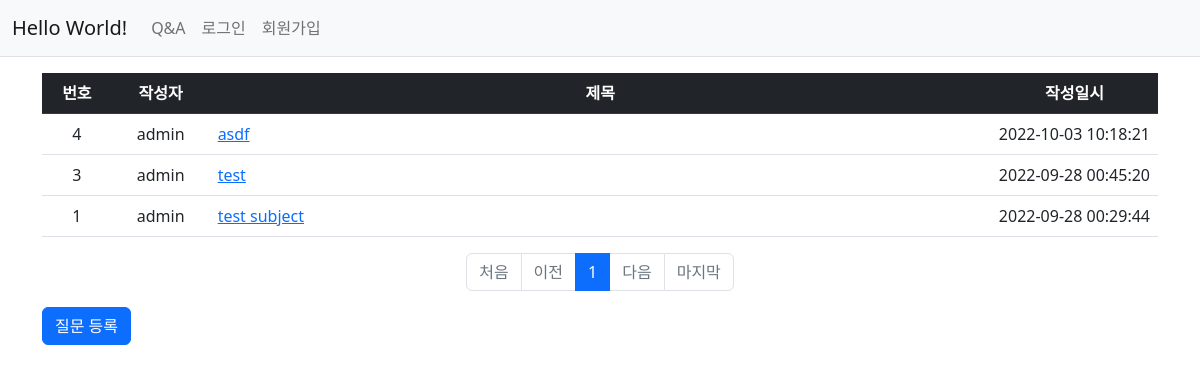
/board_qna/, run on an earlier commit of the app's database.
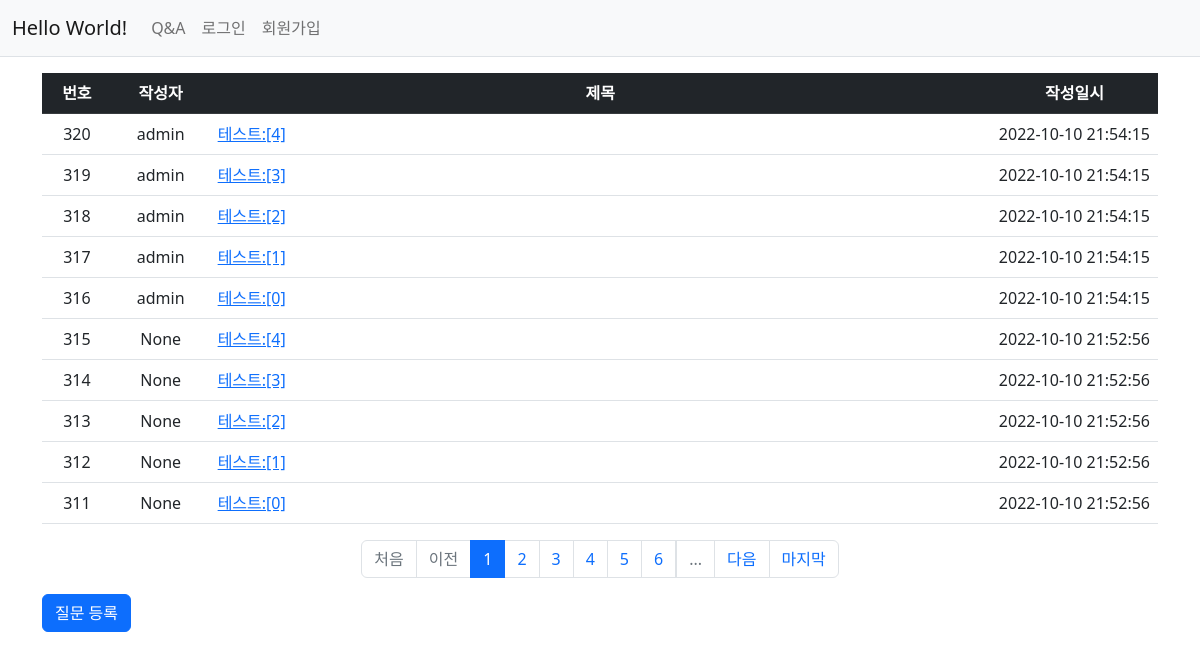
And on a later commit of the database.
### board_qna/models.py (models this page shows, shortened)
class Question(models.Model):
    user = models.ForeignKey(User, on_delete=models.SET_NULL, null=True, related_name='question_user')
    subject = models.CharField(max_length=200)
    content = models.TextField()
    date_create = models.DateTimeField()
    date_modify = models.DateTimeField(null=True, blank=True)  # null is for DB, blank is for validation
    voter = models.ManyToManyField(User, related_name='question_voter')

### board_qna/views/base.py (the view)
# urls.py: path('', base.index, name='index'),  # name parameter is to set name of url variable for template
def index(request):
    page = request.GET.get(key='page', default='1')  # get value of 'page' from HTTP Request
    question_list = Question.objects.order_by('-id')  # order by id desc
    paginator = Paginator(object_list=question_list, per_page=10)  # number of object per page
    page_obj = paginator.get_page(number=page)  # page to return
    total_pages = paginator.num_pages  # get number of total pages
    context = {'question_list': page_obj, 'total_pages': total_pages}  # total_page is for template filter
    return render(request=request, template_name='board_qna/question_list.html', context=context)

### board_qna/templatetags/board_qna_filter.py (called while the page is built)
@register.filter(name='sub')
def sub(value, arg):
    return value - arg

### templates/board_qna/question_list.html (shortened to what this page needs)
{% extends 'base.html' %}
{% load board_qna_filter %}
{% block content %}
<div class="container my-3 text-nowrap">
  <table class="table">
    <thead>
    <tr class="table-dark text-center" >
      <th>번호</th>
      <th>작성자</th>
      <th>제목</th>
      <th>작성일시</th>
    </tr>
    </thead>
    <tbody>
    {% if question_list %}
      {% for question in question_list %}
        <tr>
          <td class="text-center">{{ question.id }}</td>
          <td class="text-center">{{ question.user }}</td>
          <td width="70%">
            <a href="{% url 'board_qna:detail' question.id %}">{{ question.subject }}</a>
          </td>
          <td class="text-center" width="5%">{{ question.date_create|date:'Y-m-d H:i:s' }}</td>
        </tr>
      {% endfor %}
    {% else %}
      <tr>
        <td colspan="3">질문이 없습니다.</td>
      </tr>
    {% endif %}
    </tbody>
  </table>
  <ul class="pagination justify-content-center">
    {% if question_list.has_previous %}
      <li class="page-item">
        <a class="page-link" href="?page={{ question_list. }}">처음</a>
      </li>
    {% else %}
      <li class="page-item disabled">
        <a class="page-link" tabindex="-1" aria-disabled="true" href="#">처음</a>
      </li>
    {% endif %}
    {% if question_list.has_previous %}
      <li class="page-item">
        <a class="page-link" href="?page={{ question_list.previous_page_number }}">이전</a>
      </li>
    {% else %}
      <li class="page-item disabled">
        <a class="page-link" tabindex="-1" aria-disabled="true" href="#">이전</a>
      </li>
    {% endif %}
    {% for page_number in question_list.paginator.page_range %}
      {% if page_number >= question_list.number|add:-5 and page_number <= question_list.number|add:5 %}
        {% if page_number == question_list.number %}
          <li class="page-item active" aria-current="page">
            <a class="page-link" href="?page={{ page_number }}">{{ page_number }}</a>
          </li>
        {% else %}
          <li class="page-item">
            <a class="page-link" href="?page={{ page_number }}">{{ page_number }}</a>
          </li>
        {% endif %}
      {% endif %}
    {% endfor %}
    {% if total_pages|sub:question_list.number > 5 %}
      <li class="page-item page-link disabled">...</li>
    {% endif %}
    {% if question_list.has_next %}
      <li class="page-item">
        <a class="page-link" href="?page={{ question_list.next_page_number }}">다음</a>
      </li>
    {% else %}
      <li class="page-item disabled">
        <a class="page-link" tabindex="-1" aria-disabled="true" href="#">다음</a>
      </li>
    {% endif %}
    {% if question_list.has_next %}
      <li class="page-item">
        <a class="page-link" href="?page={{ total_pages }}">마지막</a>
      </li>
    {% else %}
      <li class="page-item disabled">
        <a class="page-link" tabindex="-1" aria-disabled="true" href="#">마지막</a>
      </li>
    {% endif %}
  </ul>
  <a href="{% url 'board_qna:question_create' %}" class="btn btn-primary">질문 등록</a>
</div>
{% endblock %}

### templates/base.html (shortened to what this page needs)
{% load static %}
<!doctype html>
<html lang="ko">
  <head>
    <link rel="stylesheet" type="text/css" href="{% static 'bootstrap.min.css' %}">
    <link rel="stylesheet" type="text/css" href="{% static 'style.css' %}">
  </head>
  <body>
  {% include "navbar.html" %}
  {% block content %}
  {% endblock %}
  </body>
</html>

### templates/navbar.html (shortened to what this page needs)
<nav class="navbar navbar-expand-lg navbar-light bg-light border-bottom">
  <div class="container-fluid">
    <a class="navbar-brand" href="/">Hello World!</a>
    <div class="collapse navbar-collapse" id="navbarSupportedContent">
      <ul class="navbar-nav me-auto mb-2 mb-lg-0">
        <li class="nav-item">
          <a class="nav-link" href="{% url 'board_qna:index' %}">Q&A</a>
        </li>
        <li class="nav-item">
          {% if user.is_authenticated %}
            <a class="nav-link" href="{% url 'common:logout' %}">로그아웃</a>
          {% else %}
            <a class="nav-link" href="{% url 'common:login' %}">로그인</a>
          {% endif %}
        </li>
        <li class="nav-item">
          {% if not user.is_authenticated %}
            <a class="nav-link" href="{% url 'common:signup' %}">회원가입</a>
          {% else %}
            <a class="nav-link" href="{% url 'common:user_drop' %}">회원탈퇴({{ user.username }})</a>
          {% endif %}
        </li>
      </ul>
    </div>
  </div>
</nav>

What changed in the data, as far as the page shows it:
no longer on this page (row unchanged): Question: id "4", user "admin", subject "asdf", date_create "2022-10-03 10:18:21"
no longer on this page (row unchanged): Question: id "3", user "admin", subject "test", date_create "2022-09-28 00:45:20"
no longer on this page (row unchanged): Question: id "1", user "admin", subject "test subject", date_create "2022-09-28 00:29:44"
added Question: id "320", user "admin", subject "테스트:[4]", date_create "2022-10-10 21:54:15"
added Question: id "319", user "admin", subject "테스트:[3]", date_create "2022-10-10 21:54:15"
added Question: id "318", user "admin", subject "테스트:[2]", date_create "2022-10-10 21:54:15"
added Question: id "317", user "admin", subject "테스트:[1]", date_create "2022-10-10 21:54:15"
added Question: id "316", user "admin", subject "테스트:[0]", date_create "2022-10-10 21:54:15"
added Question: id "315", user "None", subject "테스트:[4]", date_create "2022-10-10 21:52:56"
added Question: id "314", user "None", subject "테스트:[3]", date_create "2022-10-10 21:52:56"
added Question: id "313", user "None", subject "테스트:[2]", date_create "2022-10-10 21:52:56"
added Question: id "312", user "None", subject "테스트:[1]", date_create "2022-10-10 21:52:56"
added Question: id "311", user "None", subject "테스트:[0]", date_create "2022-10-10 21:52:56"
Also different on the page:
new list line: "2"
new list line: "3"
new list line: "4"
new list line: "5"
new list line: "6"
